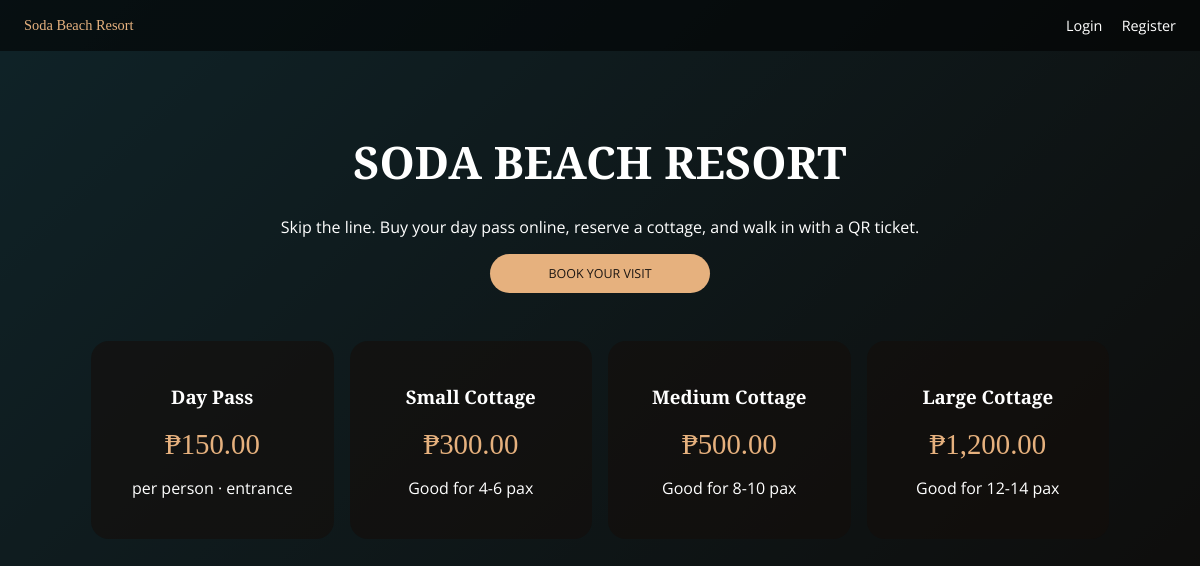
The page / on the database its author committed.
### tables this page shows
CREATE TABLE settings (
  k VARCHAR(50) PRIMARY KEY,
  v VARCHAR(100) NOT NULL
);

CREATE TABLE cottages (
  id INT AUTO_INCREMENT PRIMARY KEY,
  name VARCHAR(80) NOT NULL,
  pax_label VARCHAR(30) NOT NULL,
  price DECIMAL(10,2) NOT NULL,
  quantity INT NOT NULL DEFAULT 1
);

### includes/auth.php (called while the page is built, shortened)
<?php
require_once __DIR__ . '/../config/db.php';
require_once __DIR__ . '/functions.php';
require_once __DIR__ . '/layout.php';
function current_user() { return $_SESSION['user'] ?? null; }

### includes/functions.php (called while the page is built, shortened)
<?php
function e($s) { return htmlspecialchars((string)$s, ENT_QUOTES, 'UTF-8'); }
function money($n) { return '₱' . number_format((float)$n, 2); }
function setting($key, $default = null) {
    global $pdo;
    $s = $pdo->prepare('SELECT v FROM settings WHERE k = ?');
    $s->execute([$key]);
    $v = $s->fetchColumn();
    return $v === false ? $default : $v;
}

### index.php (the view, shortened to what this page needs)
<?php
require_once 'includes/auth.php';
$cottages = $pdo->query('SELECT * FROM cottages ORDER BY price')->fetchAll();
page_header('Home'); ?>
<main class="container">
  <section class="hero">
    <h1>Soda Beach Resort</h1>
    <p>Skip the line. Buy your day pass online, reserve a cottage, and walk in with a QR ticket.</p>
    <a class="btn" href="<?= current_user() ? 'book.php' : 'login.php' ?>">Book your visit</a>
  </section>
  <section class="grid">
    <div class="card"><h3>Day Pass</h3><p class="price"><?= money(setting('day_pass_price', 0)) ?></p><p>per person · entrance</p></div>
    <?php foreach ($cottages as $c): ?>
      <div class="card"><h3><?= e($c['name']) ?></h3><p class="price"><?= money($c['price']) ?></p><p>Good for <?= e($c['pax_label']) ?></p></div>
    <?php endforeach; ?>
  </section>
</main>

### assets/css/style.css (style rules this page uses)
* { box-sizing: border-box; }
body { margin: 0; font-family: 'Open Sans', sans-serif; color: #ffffff; background: url('../img/bg.jpg') center / cover fixed, linear-gradient(135deg, #1f4650 0%, #1c1612 100%) fixed; }
a { color: #e6b17e; }
h1, h2, h3 { font-family: 'Playfair Display', serif; }
h1 { text-transform: uppercase; text-align: center; font-size: clamp(1.8rem, 5vw, 2.8rem); margin: 0 0 1.5rem; }
.container { max-width: 1050px; margin: 0 auto; padding: 2rem 1rem; }
.card { background: rgba(20, 14, 10, 0.6); border-radius: 18px; padding: 1.5rem; margin-bottom: 1.2rem; }
.grid { display: grid; grid-template-columns: repeat(auto-fit, minmax(210px, 1fr)); gap: 1rem; margin-bottom: 1.2rem; }
.grid .card { margin: 0; text-align: center; }
.hero { text-align: center; padding: 3rem 0; }
.price, .big { font-family: 'Playfair Display', serif; font-size: 1.8rem; color: #e6b17e; margin: 0.3rem 0; }
.btn { border: 0; border-radius: 999px; padding: 0.7rem 1.3rem; background: #e6b17e; color: #1c1612; font: inherit; font-size: 0.78rem; text-transform: uppercase; text-decoration: none; text-align: center; cursor: pointer; min-width: 220px; display: inline-block; }

### rows shown on the page
settings: v "₱150.00"
cottages: name "Small Cottage", price "₱300.00", pax_label "4-6 pax"
cottages: name "Medium Cottage", price "₱500.00", pax_label "8-10 pax"
cottages: name "Large Cottage", price "₱1,200.00", pax_label "12-14 pax"
